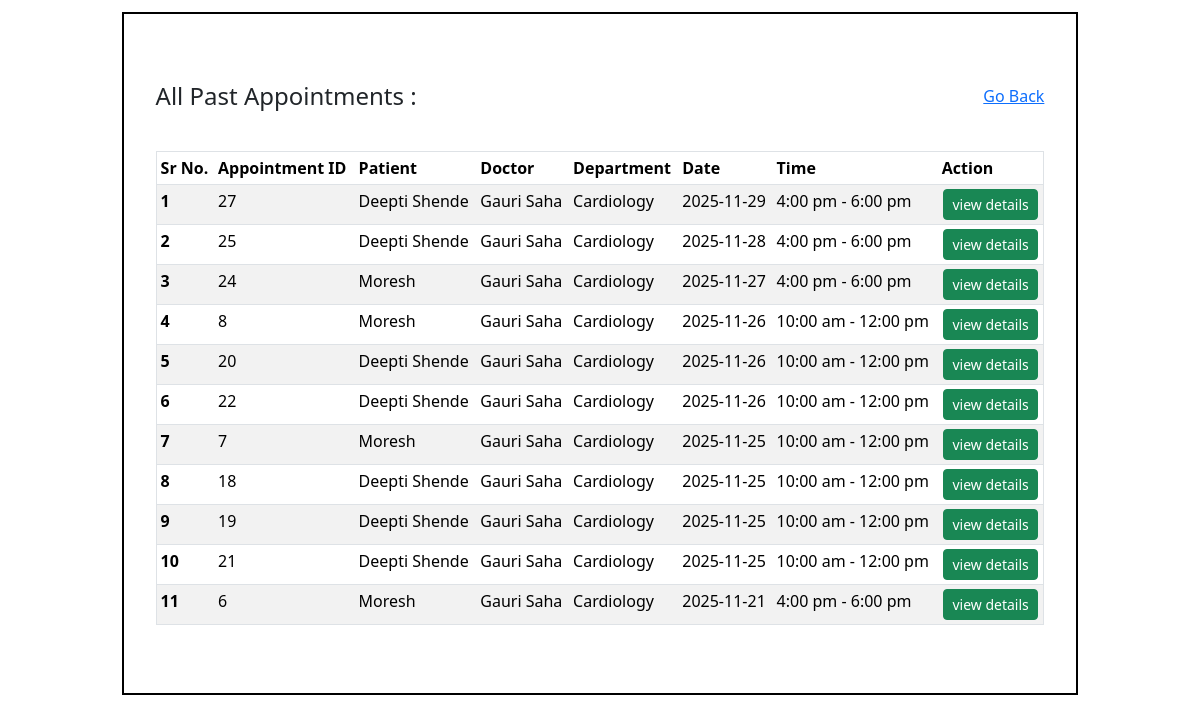
/admin_completed_appointments, run on the app's committed database.
### application/models.py (models this page shows)
class Appointment(db.Model):
    __tablename__ = "Appointment"
    appointment_id = db.Column(db.Integer, primary_key=True)
    date = db.Column(db.String() , nullable=False)
    time = db.Column(db.String(), nullable=False)
    status = db.Column(db.String(), default='Upcoming', nullable=False)
    doctor_id = db.Column(db.Integer, db.ForeignKey('Doctor.doctor_id'))   #foreignkey
    patient_id = db.Column(db.Integer, db.ForeignKey('Patient.patient_id'))  #foreignkey

class Patient(db.Model):
    __tablename__ = "Patient"
    patient_id = db.Column(db.Integer, primary_key=True)
    name = db.Column(db.String(), nullable=False)
    phone = db.Column(db.String())
    age = db.Column(db.Integer)
    gender = db.Column(db.String())
    email = db.Column(db.String(), unique=True)
    username = db.Column(db.String(), unique=True, nullable=False)
    password = db.Column(db.String(), nullable=False)
    address = db.Column(db.String())
    patient_type = db.Column(db.String(), default='OPD')  # OPD/IPD
    status = db.Column(db.String(), default='Active')
    consultant = db.Column(db.Integer, db.ForeignKey('Doctor.doctor_id'))  #foreignkey
    appointments = db.relationship('Appointment', backref='patient', lazy=True)  # relationship
    treatment = db.relationship('Treatment', backref='patient', lazy=True) #realtionship

class Doctor(db.Model):
    __tablename__ = "Doctor"
    doctor_id = db.Column(db.Integer, primary_key=True)
    name = db.Column(db.String(), nullable = False)
    phone = db.Column(db.String(), nullable = False)
    age = db.Column(db.Integer, nullable = False)
    gender = db.Column(db.String(), nullable = False)
    email = db.Column(db.String(), unique=True, nullable = False)
    username = db.Column(db.String(), unique=True, nullable=False)
    password = db.Column(db.String(), nullable=False)
    appointments = db.relationship('Appointment', backref='doctor', lazy=True)  # relationship
    dept_id= db.Column(db.Integer, db.ForeignKey('Department.department_id'))    #foreignkey
    role = db.Column(db.String())
    info = db.Column(db.String())
    exp_year = db.Column(db.Integer)

class Department(db.Model):
    __tablename__ = "Department"
    department_id = db.Column(db.Integer, primary_key = True)
    department_name = db.Column(db.String(), nullable=False)
    info = db.Column(db.String(), nullable=False)
    doctors = db.relationship('Doctor', backref='dept', lazy=True) #relationship

### application/controllers.py (the view)
@app.route("/admin_completed_appointments")
def admin_completed_appointments():
    completed_appoints = Appointment.query.filter_by(status="Completed").order_by(Appointment.date.desc()).all()
    return render_template("view_all_ap.html", completed_appoints=completed_appoints)

### templates/view_all_ap.html (shortened to what this page needs)
<!DOCTYPE html>
<html lang="en">
    <head>
        <link rel="stylesheet" href="/static/style.css">
        <link href="https://cdn.jsdelivr.net/npm/bootstrap@5.3.8/dist/css/bootstrap.min.css" rel="stylesheet"
>
    </head>
    <body>
        <div id="main">
            <div id="canvas">
                <div id="content">
                    <div class="container my-5">
                        <div class="d-flex justify-content-between align-items-center mb-3">
                            <h4 class="m-0 me-2">All Past Appointments : </h4> <br>
                            <a  href="/admin"> Go Back</a>
                        </div>
                        <br>
                        <table class="table table-sm border table-striped">
                            <thead>
                                <tr>
                                    <th scope="col">Sr No.</th>
                                    <th scope="col">Appointment ID</th>
                                    <th scope="col">Patient</th>
                                    <th scope="col">Doctor</th>
                                    <th scope="col">Department</th>
                                    <th scope="col">Date</th>
                                    <th scope="col">Time</th>
                                    <th scope="col">Action</th>
                                </tr>
                            </thead>
                            <tbody>
                                {% for a in completed_appoints %}
                                <tr>
                                    <th scope="row">{{ loop.index }}</th>
                                    <td>{{ a.appointment_id }}</td>
                                    <td>{{ a.patient.name }}</td>
                                    <td>{{ a.doctor.name }}</td>
                                    <td>{{ a.doctor.dept.department_name }}</td>
                                    <td>{{ a.date }}</td>
                                    <td>{{ a.time }}</td>
                                    <td class="text-center">
                                        <a href="/view_patient_history/{{a.appointment_id}}" class="btn btn-success btn-sm">view details</a>
                                    </td>
                                </tr>
                                {% endfor %}
                            </tbody>
                        </table>
                </div>
            </div>
        </div>
    </body>
</html>

### static/style.css (style rules this page uses)
* { margin: 0; }
#main,canvas { border: 2px solid white; margin-top: 10px; height: auto; }
#canvas { width: 60%; height: 600px; margin:auto; border: 2px solid black; }

### templates/view_all_ap.html (style rules this page uses)
#canvas { padding: 20px; height: auto; width: 80%; }

### data on the page
Appointment: appointment_id "27", patient.name "Deepti Shende", doctor.name "Gauri Saha", doctor.dept.department_name "Cardiology", date "2025-11-29", time "4:00 pm - 6:00 pm"
Appointment: appointment_id "25", patient.name "Deepti Shende", doctor.name "Gauri Saha", doctor.dept.department_name "Cardiology", date "2025-11-28", time "4:00 pm - 6:00 pm"
Appointment: appointment_id "24", patient.name "Moresh", doctor.name "Gauri Saha", doctor.dept.department_name "Cardiology", date "2025-11-27", time "4:00 pm - 6:00 pm"
Appointment: appointment_id "8", patient.name "Moresh", doctor.name "Gauri Saha", doctor.dept.department_name "Cardiology", date "2025-11-26", time "10:00 am - 12:00 pm"
Appointment: appointment_id "20", patient.name "Deepti Shende", doctor.name "Gauri Saha", doctor.dept.department_name "Cardiology", date "2025-11-26", time "10:00 am - 12:00 pm"
Appointment: appointment_id "22", patient.name "Deepti Shende", doctor.name "Gauri Saha", doctor.dept.department_name "Cardiology", date "2025-11-26", time "10:00 am - 12:00 pm"
Appointment: appointment_id "7", patient.name "Moresh", doctor.name "Gauri Saha", doctor.dept.department_name "Cardiology", date "2025-11-25", time "10:00 am - 12:00 pm"
Appointment: appointment_id "18", patient.name "Deepti Shende", doctor.name "Gauri Saha", doctor.dept.department_name "Cardiology", date "2025-11-25", time "10:00 am - 12:00 pm"
Appointment: appointment_id "19", patient.name "Deepti Shende", doctor.name "Gauri Saha", doctor.dept.department_name "Cardiology", date "2025-11-25", time "10:00 am - 12:00 pm"
Appointment: appointment_id "21", patient.name "Deepti Shende", doctor.name "Gauri Saha", doctor.dept.department_name "Cardiology", date "2025-11-25", time "10:00 am - 12:00 pm"
Appointment: appointment_id "6", patient.name "Moresh", doctor.name "Gauri Saha", doctor.dept.department_name "Cardiology", date "2025-11-21", time "4:00 pm - 6:00 pm"
